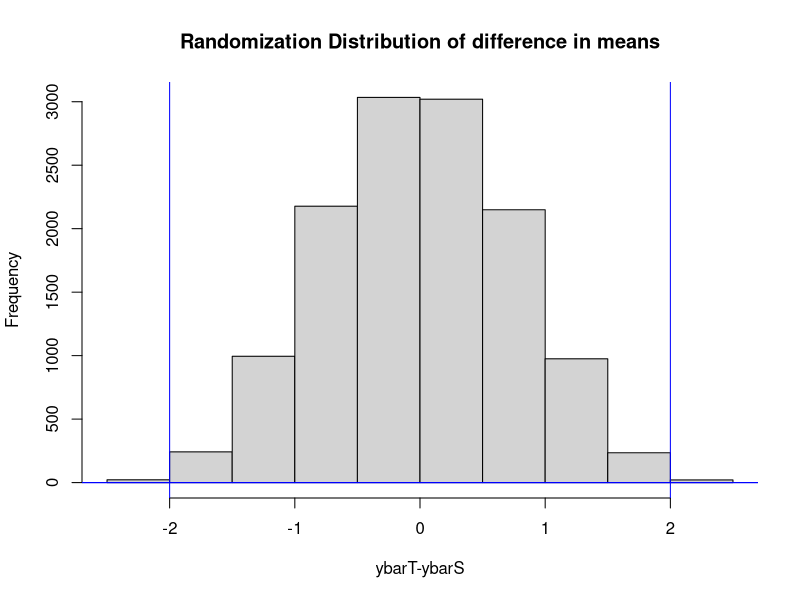
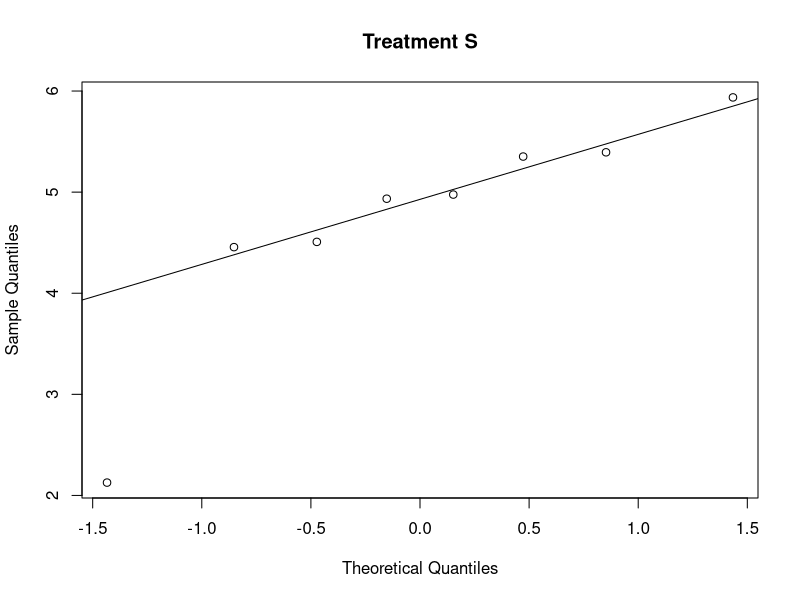
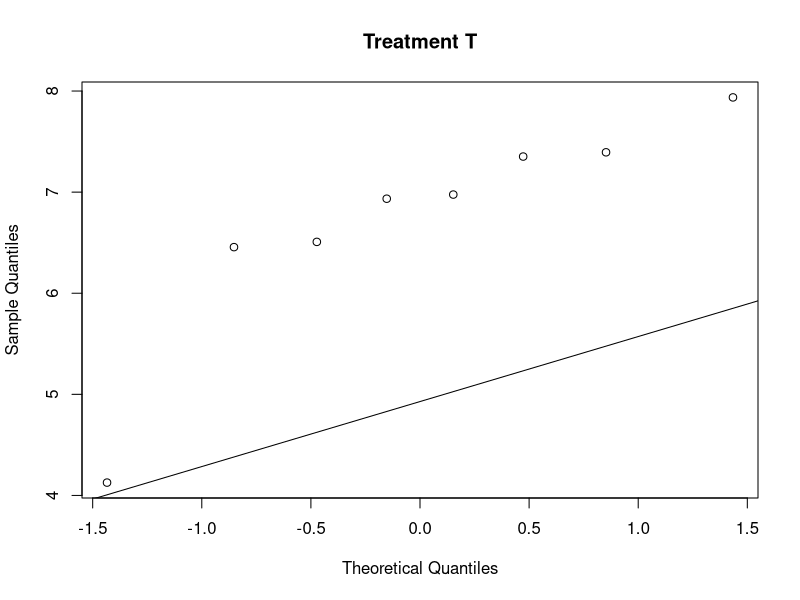

Write the R code that produced these figures, in order.
## ---- chunk 1
knitr::opts_chunk$set(echo = TRUE)
## ---- chunk 2
set.seed(6046)
yS <- round(rnorm(8,mean = 5,sd = 2),3)
yS
## ---- chunk 3
set.seed(6046)
yT <- round(rnorm(8,mean = 7,sd = 2),3)
yT
## ---- chunk 4
result = cbind(yS, yT)
result
## ---- chunk 5
diff = mean(yT) - mean(yS)

fert <- c(yT,yS); N <- choose(16,8)
res <- numeric(N) # store the results
index <-combn(1:16,8) #Generate N treatment assignments
for (i in 1:N)
{res[i] <- mean(fert[index[,i]])-mean(fert[-index[,i]])}
## ---- chunk 6
diff;N
## ---- chunk 7
pval <- sum(res>=diff) /N
round(pval,3)
## ---- chunk 8
hist(res,xlab = "ybarT-ybarS", main="Randomization Distribution of difference in means")
abline(h=0,v=2,col="blue")
abline(h=0,v=-2,col="blue")
## ---- chunk 9
t.test(yS,yT,var.equal = FALSE,alternative = 'less')
## ---- chunk 10
qqnorm(yS,main = "Treatment S");qqline(yS)
## ---- chunk 11
qqnorm(yT,main = "Treatment T");qqline(yS)
